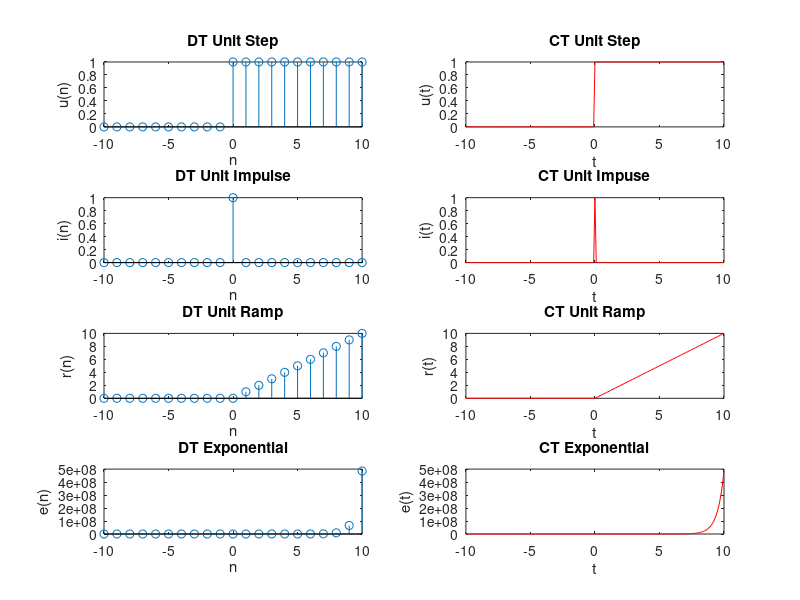

This figure's MATLAB source:
% To develop elementary signal modules for generating 
% unit impulse, unit step, unit ramp and exponential 
% signals in continuous and discrete-time domain
% Name- Mishkat Ahmad Neyazi 
% Reg No.- 189402164 Sec- ECE-C Batch- C3
clc               % Clear command window

%% Discrete-time Unit Step

n=-10:1:10;
u=[zeros(1,10) ones(1,11)];
subplot(4,2,1)
stem(n,u)
xlabel('n');
ylabel('u(n)');
title('DT Unit Step')

%% Continuous-time Unit Step

t=-10:0.1:10;
m=[zeros(1,100) ones(1,101)];
subplot(4,2,2)
plot(t,m,'r')
xlabel('t');
ylabel('u(t)');
title('CT Unit Step')

%% Discrete-time Unit Impulse

j=-10:1:10;
k=[zeros(1,10) ones(1,1) zeros(1,10)];
subplot(4,2,3)
stem(j,k)
xlabel('n');
ylabel('i(n)');
title('DT Unit Impulse')

%% Continuous-time Unit Impulse

d=[zeros(1,100) ones(1,1) zeros(1,100)];
subplot(4,2,4)
plot(t,d,'r')
xlabel('t');
ylabel('i(t)');
title('CT Unit Impuse')

%% Discrete-time Unit Ramp

w=n;
f=w.*u;
subplot(4,2,5)
stem(n,f)
xlabel('n');
ylabel('r(n)');
title('DT Unit Ramp')

%% Continuous-time Unit Ramp

s=t;
r=s.*m;
subplot(4,2,6)
plot(t,r,'r')
xlabel('t');
ylabel('r(t)');
title('CT Unit Ramp')

%% Discrete-time Exponential Signal e^2t a=2

y1=exp(2*n);
ex1=y1.*u;
subplot(4,2,7)
stem(n,ex1)
xlabel('n');
ylabel('e(n)');
title('DT Exponential')

%% Continuous-time Exponential Signal e^2t a=2

y2=exp(2*t);
ex=y2.*m;
subplot(4,2,8)
plot(t,ex,'r')
xlabel('t');
ylabel('e(t)');
title('CT Exponential')
